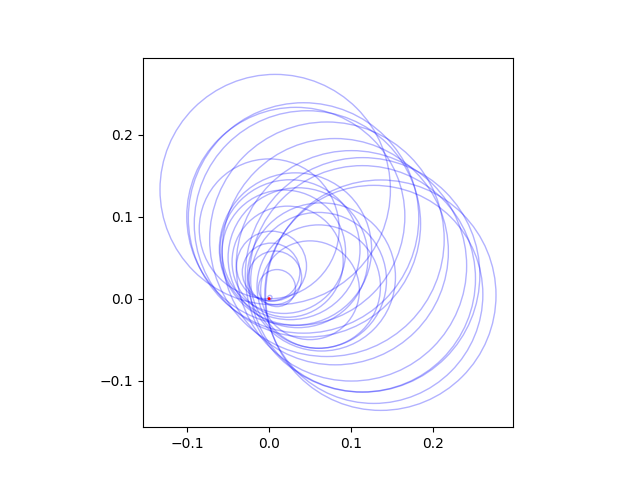

Write the Python code that produced this figure.
# encoding: utf-8
import subprocess
from operator import itemgetter
import re

cmd = '/System/Library/PrivateFrameworks/Apple80211.framework/Versions/Current/Resources/airport -s | awk \'{ print NR, $2, $3, $1 }\''
(stdoutdata, stderrdata) = subprocess.Popen(cmd,shell=True, stdout=subprocess.PIPE).communicate()

result = []
for line in stdoutdata.split('\n'):
  # NR, MacAddr, RSSI, Name
  try:
    nr, mac, rssi, name = line.split(' ')
  except:
    continue

  # Mac Address Check
  match = re.search(r'^([0-9A-Fa-f]{2}[:-]){5}[0-9A-Fa-f]{2}$', mac, re.IGNORECASE)
  if match:
    result.append([mac, (int(rssi)+30)*-1, name])
  
# result.sort(key=itemgetter(1))
# print result
import pandas as pd
import numpy as np
import matplotlib.pyplot as plt
import matplotlib.patches as patches

def min_max(x, axis=None):
    min = x.min(axis=axis)
    max = x.max(axis=axis)
    result = (x-min)/(max-min)
    return result

result = pd.DataFrame(result, columns=list('ABC'))
seiki = min_max(result['B'])
df = pd.concat([result, seiki], axis=1)
df.columns = list('ABCD')

fig = plt.figure()
ax = plt.axes()

print df
# fc = face color, ec = edge color
colorlist = ['#e41a1c', '#377eb8', '#4daf4a', '#984ea3', '#ff7f00', '#ffff33', '#a65628', '#f781bf', 'b', 'w']
for key, column in df.iteritems():
  if key == 'D':
    for i, v in column.iteritems():
      print i, v
      v = v/7
      x = v*np.random.rand()
      y = v-x
      c = patches.Circle(xy=(x, y), radius=v, ec='b', alpha=0.3, fill=False)
      ax.add_patch(c)


c = patches.Circle(xy=(0, 0), radius=0.001, ec='r', alpha=1, fill=True)
ax.add_patch(c)
plt.axis('scaled')
ax.set_aspect('equal')

plt.show()
